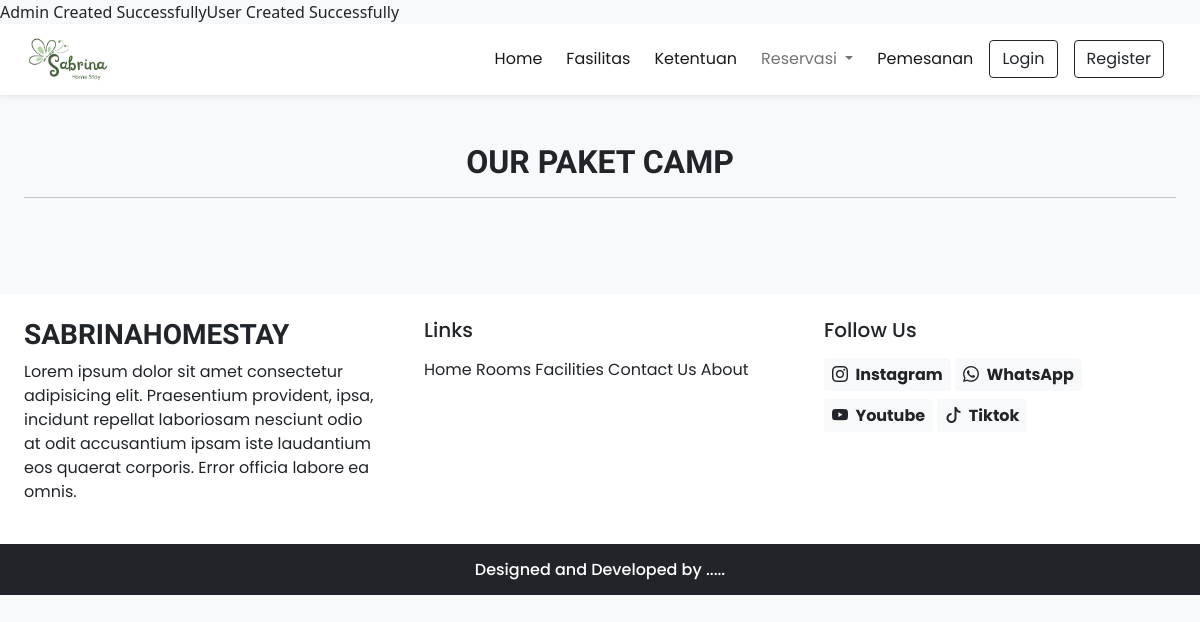
Page /pktCamp.php on the earlier database version.
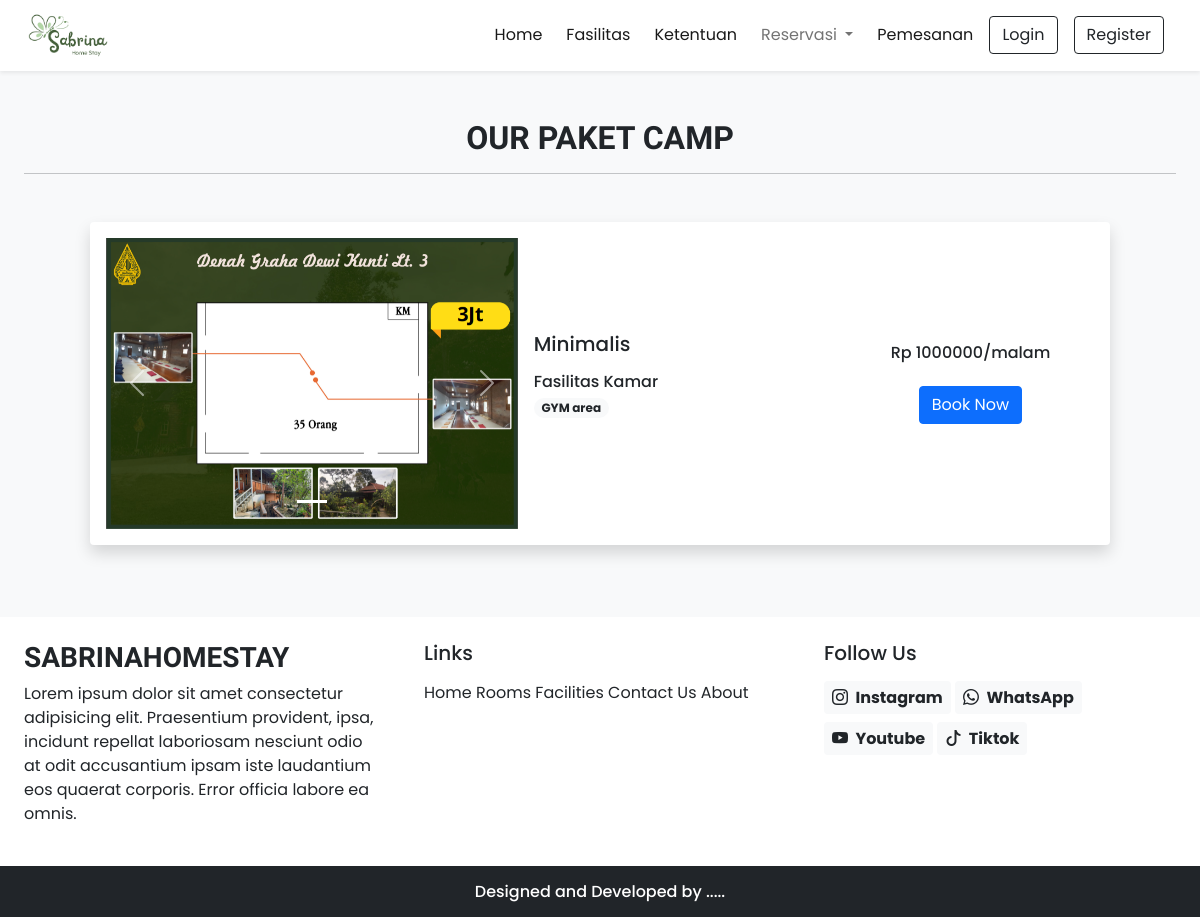
Same page on the later database version.
### tables this page shows
CREATE TABLE `bundling` (
  `id` int(11) NOT NULL,
  `name` varchar(191) NOT NULL,
  `description` varchar(191) NOT NULL,
  `price` double NOT NULL,
  `type` enum('LDK','PERUSAHAAN','KELUARGA','CAMP') NOT NULL,
  `picture` varchar(191) DEFAULT NULL,
  `isReady` tinyint(1) NOT NULL DEFAULT 0
);

CREATE TABLE `picture` (
  `id` int(11) NOT NULL,
  `name` varchar(191) DEFAULT NULL
);

CREATE TABLE `facility` (
  `id` int(11) NOT NULL,
  `picture` varchar(191) NOT NULL,
  `name` varchar(191) NOT NULL,
  `description` varchar(191) NOT NULL,
  `isGeneral` tinyint(1) NOT NULL DEFAULT 1
);

### lib/essentials.php (called while the page is built, shortened)
<?php
require_once('db.php');
?>

### app/core/Database.php (called while the page is built, shortened)
<?php
class Database
{
    private $host = DB_HOST;
    private $db_name = DB_NAME;
    public function __construct()
    {
        $dsn = 'mysql:host=' . $this->host . ';dbname=' . $this->db_name;
        $option = [
            PDO::ATTR_PERSISTENT => true,
            PDO::ATTR_ERRMODE => PDO::ERRMODE_EXCEPTION
        ];
    }
}

### pktCamp.php (the view, shortened to what the changed rows need)
<!DOCTYPE html>
<html lang="en">
<head>
    <?php require('inc/links.php'); ?>
</head>
<body class="bg-light">
    <?php require('inc/header.php'); ?>
    <div class="my-5 px-4">
        <h2 class="fw-bold h-font text-center">OUR PAKET CAMP</h2>
    </div>
    <div class="container">
        <div class="row">
            <div class="col-lg-12 col-md-12 px-4">
                <div class="container">
                    <div class="row">
                        <div class="col-lg-12 col-md-12 px-4">
                            <?php
                            $sql = "SELECT * FROM bundling WHERE type='CAMP'";
                            $res = mysqli_query($conn, $sql);
                            $bundling = [];
                            while ($row = mysqli_fetch_assoc($res)) {
                                $bundling[] = $row;
                            }
                            foreach ($bundling as $key => $value) {
                                $sql = "SELECT * FROM facilityonbundling WHERE bundlingId = ?";
                                $res = select($sql, [$value['id']], 'i');
                                while ($row = mysqli_fetch_assoc($res)) {
                                    $facility[] = $row;
                                }
                                $bundling[$key]['facility'] = $facility;
                                $facility = [];
                            }
                            foreach ($bundling as $key => $value) {
                                foreach ($value['facility'] as $k => $v) {
                                    $sql = "SELECT * FROM facility WHERE id = ?";
                                    $res = select($sql, [$v['facilityId']], 'i');
                                    while ($row = mysqli_fetch_assoc($res)) {
                                        $facility[] = $row;
                                    }
                                }
                                $bundling[$key]['facility'] = $facility;
                                $facility = [];
                            }
                            foreach ($bundling as $key => $value) {
                                $sql = "SELECT * FROM pictureonbundling WHERE bundlingId = ?";
                                $res = select($sql, [$value['id']], 'i');
                                while ($row = mysqli_fetch_assoc($res)) {
                                    $picture[] = $row;
                                }
                                $bundling[$key]['picture'] = $picture;
                                $picture = [];
                            }
                            foreach ($bundling as $key => $value) {
                                foreach ($value['picture'] as $k => $v) {
                                    $sql = "SELECT * FROM picture WHERE id = ?";
                                    $res = select($sql, [$v['pictureId']], 'i');
                                    while ($row = mysqli_fetch_assoc($res)) {
                                        $picture[] = $row;
                                    }
                                }
                                $bundling[$key]['pictures'] = $picture;
                                $picture = [];
                            }
                            foreach ($bundling as $key => $value) {
                                $html = "<div class='card mb-4 border-0 shadow'>";
                                $html .= "<div class='row g-0 p-3 align-items-center'>";
                                $html .= "<div class='col-md-5 mb-lg-0 mb-md-0 mb-3'>";
                                $html .= "<div id='carousel$value[id]' class='carousel slide'>";
                                $html .= "<div class='carousel-indicators'>";
                                for ($i = 0; $i < count($value['pictures']); $i++) {
                                    $activeClass = ($i === 0) ? 'active' : '';
                                    $html .= "<button type='button' data-bs-target='#carousel$value[id]' data-bs-slide-to='$i' class='$activeClass' aria-current='true' aria-label='Slide $i'></button>";
                                }
                                $html .= "</div>";
                                $html .= "<div class='carousel-inner'>";
                                foreach ($value['pictures'] as $i => $picture) {
                                    $activeClass = ($i === 0) ? 'active' : '';
                                    $html .= "<div class='carousel-item $activeClass'>";
                                    $html .= "<img src='./assets/images/bundling/{$picture['name']}' class='d-block w-100' alt='...'>";
                                    $html .= "</div>";
                                }
                                $html .= "</div>";
                                $html .= "<button class='carousel-control-prev' type='button' data-bs-target='#carousel$value[id]' data-bs-slide='prev'>";
                                $html .= "<span class='carousel-control-prev-icon' aria-hidden='true'></span>";
                                $html .= "<span class='visually-hidden'>Previous</span>";
                                $html .= "</button>";
                                $html .= "<button class='carousel-control-next' type='button' data-bs-target='#carousel$value[id]' data-bs-slide='next'>";
                                $html .= "<span class='carousel-control-next-icon' aria-hidden='true'></span>";
                                $html .= "<span class='visually-hidden'>Next</span>";
                                $html .= "</button>";
                                $html .= "</div>";
                                $html .= "</div>";
                                $html .= "<div class='col-md-4 px-lg-3 px-md-3 px-0'>";
                                $html .= "<h5 class='mb-3'>$value[name]</h5>";
                                $html .= "<div class='facilities mb-3'>";
                                $html .= "<h6 class='mb-1'>Fasilitas Kamar</h6>";
                                foreach ($value['facility'] as $facility) {
                                    $html .= "<span class='badge rounded-pill bg-light text-dark text-wrap'>";
                                    $html .= $facility['name'];
                                    $html .= "</span>";
                                }
                                $html .= "</div>";
                                $html .= "</div>";
                                $html .= "<div class='col-md-3 text-center'>";
                                $html .= "<h6 class='mb-4'>Rp $value[price]/malam</h6>";
                                $html .= "<a href='details?type=paketCAMP&id=$value[id]' class='btn btn-primary'>Book Now</a>";
                                $html .= "</div>";
                                $html .= "</div>";
                                $html .= "</div>";
                                echo $html;
                            }
                            ?>
                        </div>
                    </div>
                </div>
            </div>
        </div>
    </div>
    <?php require('inc/footer.php'); ?>
</body>
</html>

### lib/db.php (shortened to what the changed rows need)
<?php
$admin_seed = [
    "name" => "Admin",
    "email" => "admin1@asriloka.com",
    "password" => password_hash("admin123", PASSWORD_DEFAULT),
    "role" => "ADMIN"
];
$user_seed = [
    "name" => "User",
    "email" => "usertest@asriloka.com",
    "password" => password_hash("user123", PASSWORD_DEFAULT),
    "phone" => "1234567890",
    "dob" => "2000-01-01",
    "address" => "User Address",
    "role" => "USER"
];
$check = "SELECT * FROM user WHERE email = ?";
$res = select($check, [$admin_seed['email']], 's');
if (mysqli_num_rows($res) == 0) {
    $q = "INSERT INTO user (name, email, password, role) VALUES (?, ?, ?, ?)";
    $res = update($q, [
        $admin_seed['name'],
        $admin_seed['email'],
        $admin_seed['password'],
        $admin_seed['role']
    ], 'ssss');
    if ($res) {
        echo "Admin Created Successfully";
    } else {
        echo "Admin Creation Failed";
    }
}
$check = "SELECT * FROM user WHERE email = ?";
$res = select($check, [$user_seed['email']], 's');
if (mysqli_num_rows($res) == 0) {
    $q = "INSERT INTO user (name, email, password, phone, dob, address, role) VALUES (?, ?, ?, ?, ?, ?, ?)";
    $res = update($q, [
        $user_seed['name'],
        $user_seed['email'],
        $user_seed['password'],
        $user_seed['phone'],
        $user_seed['dob'],
        $user_seed['address'],
        $user_seed['role']
    ], 'sssssss');
    if ($res) {
        echo "User Created Successfully";
    } else {
        echo "User Creation Failed";
    }
}
function select($sql, $values, $datatypes)
{
    $conn = $GLOBALS['conn'];
    $auth['success'] = true;
    if ($auth['success']) {
        if ($stmt = mysqli_prepare($conn, $sql)) {
            mysqli_stmt_bind_param($stmt, $datatypes, ...$values);
            if (mysqli_stmt_execute($stmt)) {
                $res = mysqli_stmt_get_result($stmt);
                return $res;
            } else {
                mysqli_stmt_close($stmt);
                die("Query cannot be executed - Select");
            }
        } else {
            die("Query cannot be prepared - Select");
        }
    } else {
        die("Unauthorized User");
    }
}
function update($sql, $values, $datatypes)
{
    $conn = $GLOBALS['conn'];
    if ($stmt = mysqli_prepare($conn, $sql)) {
        mysqli_stmt_bind_param($stmt, $datatypes, ...$values);
        if (mysqli_stmt_execute($stmt)) {
            $res = mysqli_stmt_affected_rows($stmt);
            return $res;
        } else {
            mysqli_stmt_close($stmt);
            die("Query cannot be executed - Update");
        }
    } else {
        die("Query cannot be prepared - Update");
    }
}
?>

Differences in the rows shown:
added bundling: name "Minimalis", price "1000000"
added picture: name (picture)
added facility: value "GYM area"
Other differences:
text no longer shown: "Admin Created Successfully User Created Successfully"
